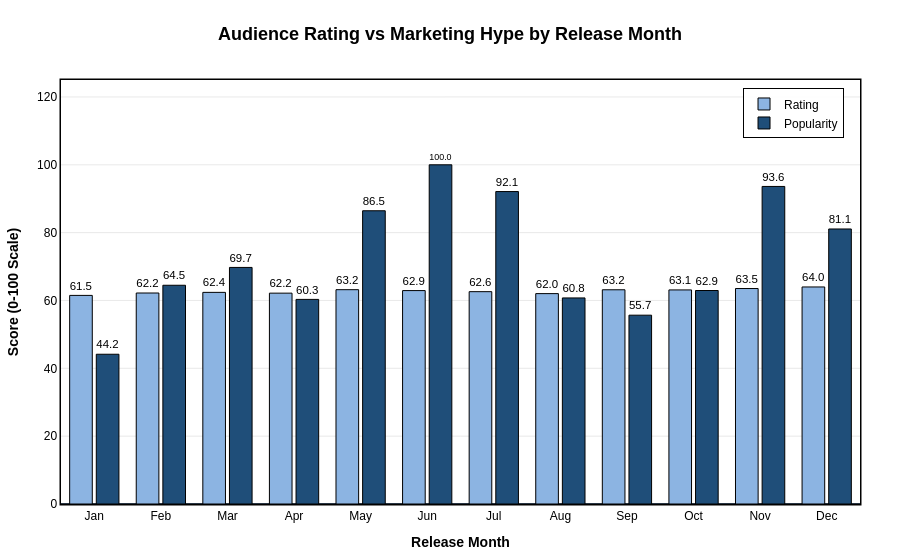

Here is the notebook cell this chart was saved with:
### Markdown cell above
## 5. Clustered Column Chart: Audience Rating vs. Marketing Hype

**Objective:** This analysis explores the relationship between "Marketing Hype" (measured by Popularity) and "Audience Sentiment" (measured by Weighted Rating) across the calendar year. By visualizing these two variables side-by-side, we aim to determine if blockbuster hype actually aligns with product quality, or if it is merely a seasonal artifact of the film industry’s release strategy.

**Visual Strategy:**
* **Clustered Comparison:** The dual-bar structure allows for a direct comparison of Hype versus Reality, normalized to a 0-100 scale to ensure fair evaluation despite different raw metrics.
* **Color Consistency:** A shared blue color family is used to maintain professional harmony, with lighter shades for Rating and darker, heavier shades for Popularity (Hype).
* **Logical Ordering:** Data is plotted chronologically, allowing stakeholders to identify seasonal trends and specific "peak" windows for major industry releases.

### Code cell
# 1. Data Preparation
df_month2 = df.dropna(subset=['release_month']).groupby('release_month')[['weighted_rating', 'popularity']].mean().reset_index()

# Sort chronologically by release_month integer (1 to 12)
df_month2 = df_month2.sort_values('release_month')

# Convert to Month Abbreviations
df_month2['Month'] = df_month2['release_month'].apply(lambda x: calendar.month_abbr[int(x)])

# Normalize scores to 0-100 scale
df_month2['Norm_Rating'] = df_month2['weighted_rating'] * 10
df_month2['Norm_Popularity'] = (df_month2['popularity'] / df_month2['popularity'].max()) * 100

max_val = max(df_month2['Norm_Rating'].max(), df_month2['Norm_Popularity'].max())

# 2. Build Plotly Chart
fig5 = go.Figure()

# Trace 1: Rating (Light Blue)
fig5.add_trace(go.Bar(
    x=df_month2['Month'],
    y=df_month2['Norm_Rating'],
    name='Rating',
    marker_color='#8CB4E2', # Light Blue
    text=df_month2['Norm_Rating'].round(1).astype(str),
    textposition='outside',
    textfont=dict(color='black', size=12),
    marker_line=dict(color='black', width=1)
))

# Trace 2: Popularity (Dark Blue)
fig5.add_trace(go.Bar(
    x=df_month2['Month'],
    y=df_month2['Norm_Popularity'],
    name='Popularity',
    marker_color='#1F4E79', # Dark Blue
    text=df_month2['Norm_Popularity'].round(1).astype(str),
    textposition='outside',
    textfont=dict(color='black', size=12),
    marker_line=dict(color='black', width=1)
))

# 3. Layout Configuration
fig5.update_layout(
    barmode='group',
    bargroupgap=0.15,

    title=dict(
        text="<b>Audience Rating vs Marketing Hype by Release Month</b>",
        font=dict(color='black', size=18),
        x=0.5
    ),

    # Legend: Top-right, clean
    legend=dict(
        yanchor="top", y=0.98,
        xanchor="right", x=0.98,
        bgcolor='rgba(255, 255, 255, 0.9)',
        bordercolor='black', borderwidth=1,
        font=dict(color='black')
    ),

    plot_bgcolor='white',
    paper_bgcolor='white',

    # X-Axis: Chronological
    xaxis=dict(
        title="<b>Release Month</b>",
        color='black',
        showgrid=False,
        showline=True, linecolor='black', linewidth=1.5, mirror=True
    ),

    # Y-Axis
    yaxis=dict(
        title="<b>Score (0-100 Scale)</b>",
        color='black',
        range=[0, max_val * 1.25],
        showgrid=True, gridcolor='rgba(211, 211, 211, 0.5)',
        rangemode="tozero",
        showline=True, linecolor='black', linewidth=1.5, mirror=True
    ),

    margin=dict(t=80, b=50, l=60, r=40),
    font=dict(color='black', family='Arial')
)

fig5.show()

### Figure 1 — Plotly figure (JSON) as saved in the notebook; plotly's stock layout.template omitted (floating-point values rounded to 4 significant figures)
{"data": [{"marker": {"color": "#8CB4E2", "line": {"color": "black", "width": 1}}, "name": "Rating", "text": ["61.5", "62.2", "62.4", "62.2", "63.2", "62.9", "62.6", "62.0", "63.2", "63.1", "63.5", "64.0"], "textfont": {"color": "black", "size": 12}, "textposition": "outside", "x": ["Jan", "Feb", "Mar", "Apr", "May", "Jun", "Jul", "Aug", "Sep", "Oct", "Nov", "Dec"], "y": [61.5, 62.2, 62.39, 62.16, 63.18, 62.92, 62.6, 62.02, 63.15, 63.12, 63.52, 63.99], "type": "bar"}, {"marker": {"color": "#1F4E79", "line": {"color": "black", "width": 1}}, "name": "Popularity", "text": ["44.2", "64.5", "69.7", "60.3", "86.5", "100.0", "92.1", "60.8", "55.7", "62.9", "93.6", "81.1"], "textfont": {"color": "black", "size": 12}, "textposition": "outside", "x": ["Jan", "Feb", "Mar", "Apr", "May", "Jun", "Jul", "Aug", "Sep", "Oct", "Nov", "Dec"], "y": [44.15, 64.49, 69.74, 60.32, 86.45, 100.0, 92.11, 60.75, 55.67, 62.94, 93.62, 81.08], "type": "bar"}], "layout": {"title": {"font": {"color": "black", "size": 18}, "text": "<b>Audience Rating vs Marketing Hype by Release Month</b>", "x": 0.5}, "legend": {"font": {"color": "black"}, "yanchor": "top", "y": 0.98, "xanchor": "right", "x": 0.98, "bgcolor": "rgba(255, 255, 255, 0.9)", "bordercolor": "black", "borderwidth": 1}, "xaxis": {"title": {"text": "<b>Release Month</b>"}, "color": "black", "showgrid": false, "showline": true, "linecolor": "black", "linewidth": 1.5, "mirror": true}, "yaxis": {"title": {"text": "<b>Score (0-100 Scale)</b>"}, "color": "black", "range": [0, 125.0], "showgrid": true, "gridcolor": "rgba(211, 211, 211, 0.5)", "rangemode": "tozero", "showline": true, "linecolor": "black", "linewidth": 1.5, "mirror": true}, "margin": {"t": 80, "b": 50, "l": 60, "r": 40}, "font": {"color": "black", "family": "Arial"}, "barmode": "group", "bargroupgap": 0.15, "plot_bgcolor": "white", "paper_bgcolor": "white"}}
